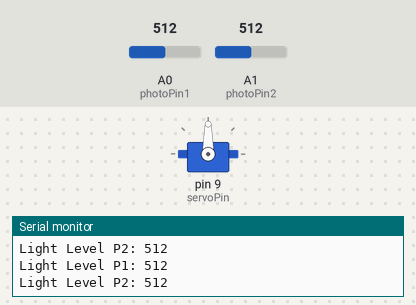
The sketch below on a simulated Arduino Uno, built with avr-gcc and run on an emulated ATmega328P. Shown: servo, the last lines printed to the serial monitor. The inputs (shaded band) are chosen by the test bench; at power-on: A0 (photoPin1) = 512, A1 (photoPin2) = 512.

Above: at 1.2 s.
1.3 s: A0 (photoPin1) set to 558
2.8 s: A0 (photoPin1) set to 585
At 4.08 s:
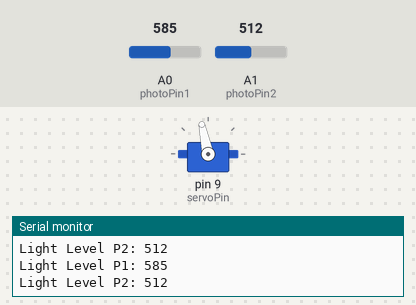
5.8 s: A1 (photoPin2) set to 108
At 6.0 s:
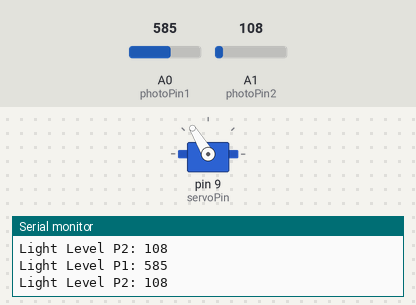
8.8 s: A1 (photoPin2) set to 88
At 9.02 s:
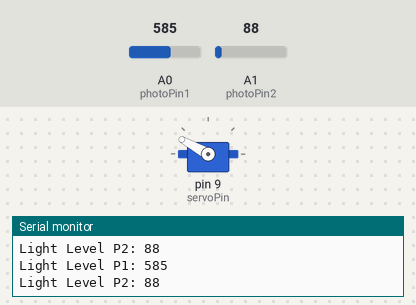
11.8 s: A1 (photoPin2) set to 638
13.3 s: A1 (photoPin2) set to 659
At 13.46 s:
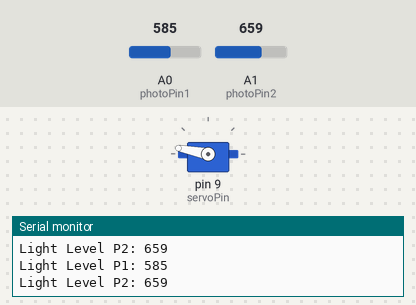
Timing chart, 0 to 24.0 s (numbered marks = the images above; inputs shaded):
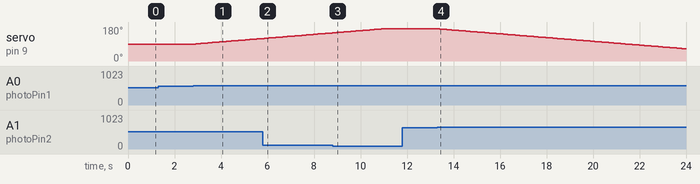

The sketch:

photoresistor_test.ino
```cpp
#include <Servo.h>

int photoPin1 = A0; // Pin connected to the voltage divider
int photoPin2 = A1; // Pin connected to the voltage divider
int servoPin = 9;
int angle = 90;

Servo myServo;  // Create a servo object


void setup() {
  Serial.begin(9600); // Initialize serial monitor at 9600 baud
  myServo.attach(servoPin);
}

void loop() {
  int lightValue1 = analogRead(photoPin1); // Read value (0 to 1023)
  int lightValue2 = analogRead(photoPin2); // Read value (0 to 1023)
  Serial.print("Light Level P1: ");
  Serial.println(lightValue1); // Display value on Serial Monitor
  Serial.print("Light Level P2: ");
  Serial.println(lightValue2); // Display value on Serial Monitor
  delay(100); // Wait 500ms between readings
  Serial.println();

  // compare the light level of the two photoresistors
  // If they are almost the same, do not adjust servo
  // If one is less than the other, adjust servo to even out the readings.

  if(abs(lightValue1 - lightValue2) > 60){   // if not close in light level
    // adjust
    if(lightValue1 - lightValue2 > 0){  // if resistor 1 has more light than resistor 2
      angle = angle + 1;
      if(angle > 170) {
        angle = 170;
        }

      myServo.write(angle);
    }
    if(lightValue1 - lightValue2 < 0){  // if resistor 1 has more light than resistor 2
      angle = angle - 1;
      if(angle < 15){
      angle = 15;
      }
      myServo.write(angle);
    }
  }
}
```

Measured:
- the behaviour switches between 572 and 573 on A0 (photoPin1) (found by bisection; images 0 and 1)
- the behaviour switches between 100 and 99 on A1 (photoPin2) (found by bisection; images 2 and 3)
- the behaviour switches between 645 and 646 on A1 (photoPin2) (found by bisection; images 3 and 4)
- after the input at 2.8 s, servo on pin 9 (servoPin): moves from 90° to 119° over 2.8 s, starting after 0.12 s
- after the input at 13.3 s, servo on pin 9 (servoPin): moves from 170° to 65° over 10.5 s, starting after 0.12 s
